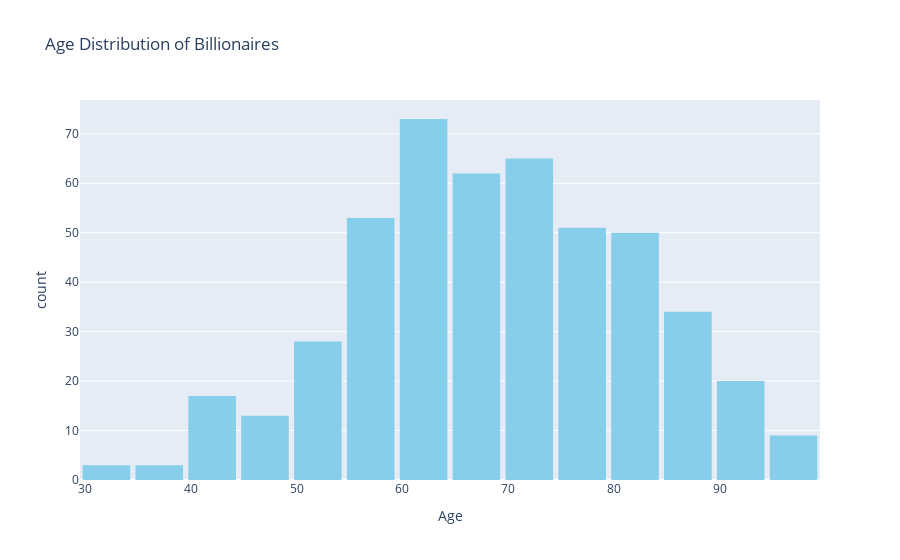

Source (notebook cell):
### Code cell
fig = px.histogram(df, x='Age', nbins=20, title='Age Distribution of Billionaires',
                   labels={'Age': 'Age'}, color_discrete_sequence=['skyblue'])
fig.update_layout(bargap=0.1)
fig.show()

### Figure 1 — Plotly figure (JSON) as saved in the notebook; plotly's stock layout.template omitted (floating-point values rounded to 4 significant figures; data arrays with more than 128 entries replaced by an {"elided": "..."} marker saying what was removed)
{"data": [{"alignmentgroup": "True", "bingroup": "x", "hovertemplate": "Age=%{x}<br>count=%{y}<extra></extra>", "legendgroup": "", "marker": {"color": "skyblue", "pattern": {"shape": ""}}, "name": "", "nbinsx": 20, "offsetgroup": "", "orientation": "v", "showlegend": false, "type": "histogram", "x": {"elided": "481 int values"}, "xaxis": "x", "yaxis": "y"}], "layout": {"bargap": 0.1, "barmode": "relative", "legend": {"tracegroupgap": 0}, "title": {"text": "Age Distribution of Billionaires"}, "xaxis": {"anchor": "y", "domain": [0, 1], "title": {"text": "Age"}}, "yaxis": {"anchor": "x", "domain": [0, 1], "title": {"text": "count"}}}}
